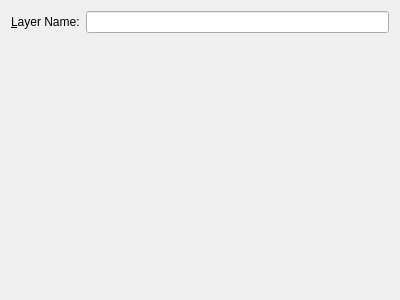
<ui version="4.0" >
 <class>WdgDlgGeneratorLayer</class>
 <widget class="QWidget" name="WdgGeneratorLayer" >
  <property name="geometry" >
   <rect>
    <x>0</x>
    <y>0</y>
    <width>400</width>
    <height>300</height>
   </rect>
  </property>
  <layout class="QGridLayout" name="gridLayout" >
   <item row="0" column="0" >
    <layout class="QHBoxLayout" name="horizontalLayout" >
     <item>
      <widget class="QLabel" name="label" >
       <property name="text" >
        <string>&amp;Layer Name:</string>
       </property>
       <property name="buddy" >
        <cstring>txtLayerName</cstring>
       </property>
      </widget>
     </item>
     <item>
      <widget class="QLineEdit" name="txtLayerName" />
     </item>
    </layout>
   </item>
   <item row="1" column="0" >
    <widget class="KisWdgGenerator" native="1" name="wdgGenerator" >
     <property name="sizePolicy" >
      <sizepolicy vsizetype="Expanding" hsizetype="Preferred" >
       <horstretch>0</horstretch>
       <verstretch>0</verstretch>
      </sizepolicy>
     </property>
    </widget>
   </item>
  </layout>
 </widget>
 <customwidgets>
  <customwidget>
   <class>QLineEdit</class>
   <extends>QLineEdit</extends>
   <header>QLineEdit</header>
  </customwidget>
  <customwidget>
   <class>KisWdgGenerator</class>
   <extends>QWidget</extends>
   <header>widgets/kis_wdg_generator.h</header>
   <container>1</container>
  </customwidget>
 </customwidgets>
 <resources/>
 <connections/>
</ui>
